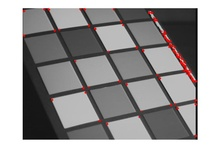
%> input picture Robotics_Harris_Corner_Detection/img01_superimposed.jpg, 220 x 155 px, shrunk from 805 x 566 before the run
$ octave --eval "myTestFunction('img01_superimposed.jpg');"   (GNU Octave 9; MATLAB toolbox functions it lacks are replaced by stand-ins)
%> lines starting %> are read from the running program, lines starting %| are printed output that depends on the picture
### Robotics_Harris_Corner_Detection/myImageFilter.m
function I = myImageFilter(A, k);
%> called with k = [-1 -1 -1; -1 8 -1; -1 -1 -1]
if(size(size(A)) ~= 2) %apply check for color images
    A=rgb2gray(A);
end
[x1 y1] = size(A);
%> x1 = 155; y1 = 220
[k1 k2] = size(k);
center = floor((size(k)+1)/2);
left = center(2) - 1;
right = k2 - center(2);
top = center(1) - 1;
bottom = k1 - center(1);
temp = zeros(x1 + top + bottom, y1 + left + right);
%boundry condition check
for i = 1 + top : x1 + top
    for j = 1 + left : y1 + left
        temp(i,j) = A(i - top, j - left);
    end
end
I = zeros(x1 , y1);
for i = 1 : x1
    for j = 1 : y1
        for l = 1 : k1
            for m = 1 : k2
                q = i - 1;
                w = j - 1;
                I(i, j) = I(i, j) + temp(l + q, m + w) * k(l ,m);
            end
        end
    end
end
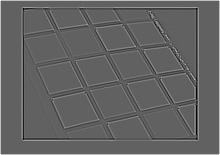
%> I: size 155x220 double; min -3.09, max 5, mean 0.0658; drawn with min black and max white

### Robotics_Harris_Corner_Detection/myEdgeFilter.m
function [Im Io Ix Iy] = myEdgeFilter(img, sigma);
IMG=im2double(imread(img));

%color image check
if(size(size(IMG)) ~= 2)
    IMG = rgb2gray(IMG);
end

%calculate gaussian filter
h = sigma * 3;
%h = fspecial('gaussian',3,sigma);
[xx, yy] = meshgrid(-h:h, -h:h);
G = exp(-(xx .^ 2 + yy .^ 2) / (2 * sigma ^ 2));

%image smoothing
IMG=myImageFilter(double(IMG),double(h));

%soble filter
K_V = [ -1 0 1; -2 0 2; -1 0 1];
K_H = [ 1 2 1; 0 0 0; -1 -2 -1];
Ix=myImageFilter(double(IMG),double(K_H));
%> call 3 of myImageFilter, with k = [1 2 1; 0 0 0; -1 -2 -1]
%> after the loop in myImageFilter (call 3), `for i = 1 : x1`:
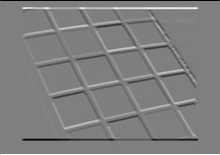
%> I: size 155x220 double; min -12, max 12, mean -0.00011; drawn with min black and max white
Iy=myImageFilter(double(IMG),double(K_V));
%> call 4 of myImageFilter, with k = [-1 0 1; -2 0 2; -1 0 1]
%> after the loop in myImageFilter (call 4), `for i = 1 : x1`:
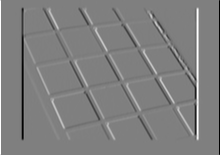
%> I: size 155x220 double; min -12, max 12, mean -7.81e-19; drawn with min black and max white

[r1 s1] = size(IMG); %size calculation of matrix
%> r1 = 155; s1 = 220
Io=atan(Iy/Ix);
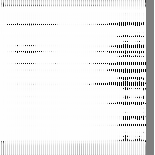
%> Io: size 155x155 double; min -1.56, max 1.57, mean 1.36; drawn with min black and max white

%magnitude calculation
for i=1:r1
   for j=1:s1
		Im(i,j)=(Ix(i,j).^2+Iy(i,j).^2).^0.5;
   end
end
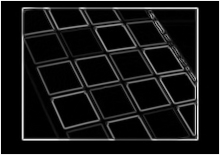
%> Im: size 155x220 double; min 0, max 12.73, mean 1.17; drawn with min black and max white

%apply edge thinning
[r s] = size(Im);
%> r = 155; s = 220
for x=2:r-1
   for y=2:s-1
       if( Im(x,y) < Im(x-1,y) || Im(x,y) < Im(x,y-1) || Im(x,y) < Im(x+1,y) || Im(x,y) < Im(x,y+1) )
            Im(x,y) = 0;
       end
    end
end
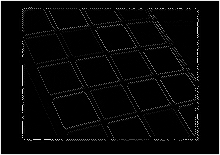
%> Im: size 155x220 double; min 0, max 12.73, mean 0.515; drawn with min black and max white
end

### Robotics_Harris_Corner_Detection/myHarrisCorner.m
% paramters
function H = myHarrisCorner(Ix, Iy, threshold);
%> called with threshold = 200

% paramters
sigma = 1;
k = 0.04;
corners = 0;

%display image for plot
figure('name','Corner : myHarrisCorner Intermdeiate plotted image')
if( exist('I') == 0)
	Im=(Ix.^2+Iy.^2).^0.5;
	imshow(Ix);
	hold on
end

%derivatives at each pixel
Ix2 = Ix .^ 2;
Iy2 = Iy .^ 2;
Ixy = Ix .* Iy;

%calculate gaussian filter
h = sigma* 3;
[xx, yy] = meshgrid(-h:h, -h:h);
G = exp(-(xx .^ 2 + yy .^ 2) / (2 * sigma ^ 2));

%sum of derivatives at each pixel
Sx2 = myImageFilter(Ix2, G);
%> after the loop in myImageFilter (call 5), `for i = 1 + top : x1 + top`:
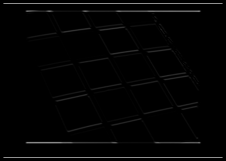
%> temp: size 161x226 double; min 0, max 144, mean 3.9
Sy2 = myImageFilter(Iy2, G);
Sxy = myImageFilter(Ixy, G);
%find size
[numOfRows numOfColumns] = size(Ixy);

%initialize image
H = zeros(numOfRows+numOfColumns,2);
%for each pixel , apply cornerness function and plot it
for x=1:numOfRows,
   for y=1:numOfColumns
       M = [Sx2(x, y) Sxy(x, y); Sxy(x, y) Sy2(x, y)]; %Matrix calculation
       R = det(M) - k * (trace(M) ^ 2); %cornerness function

       %Threshold on value of R
       if (R > threshold)
          H(x+y,2) = x;
		  H(x+y,1) = y;
		  plot(y,x, 'r*');
		  corners = corners +1;
       end
   end
end
disp(corners);
end

### Robotics_Harris_Corner_Detection/myTestFunction.m
function myTestFunction(A);
	clc;
	%parameters
	k_h = [-1 -1 -1; -1 8 -1; -1 -1 -1];
	sigma = 1;

	I = im2double(imread(A));
	%apply image filter
	Hsl = myImageFilter(I, k_h);
	figure('name','Convolution : Image After Applying myImageFilter');
	imshow(Hsl);

	%apply Edge filter
	[Im,Io,Ix,Iy] = myEdgeFilter(A,sigma); %sigma 1
	figure('name','Edge : Image After Applying myEdgeFilter');
	imshow(Im);

	%apply cornerness function
	H = myHarrisCorner(Ix,Iy,200);
	figure('name','Corner : myHarrisCorner Final plotted image');
	imshow(I);
	hold on;
	plot(H(:,1), H(:,2), 'r*');
end
%> (the run ends here)
